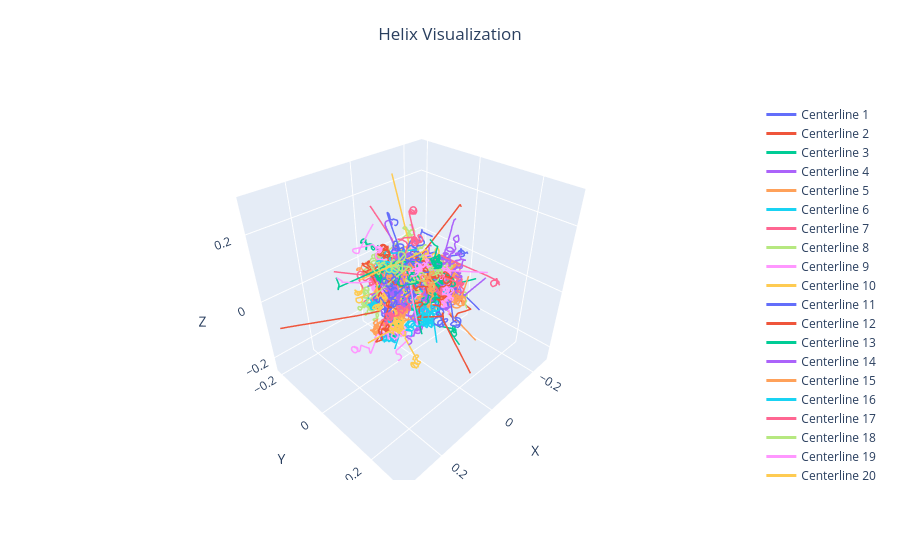

Notebook code cell kept with this figure:
### Markdown cell above
## Visualization with Smaller Ellipse (scaled 1.7), Hair Length L = 0.5, Offset for SDF 0.7

### Code cell
with open("evolved_helices_contacts_bigger.pkl", "rb") as f:
    evolved_helices = pickle.load(f)

helix_params = []
for helix in evolved_helices[:200]:
    r, n = HelixUtil.propagate(helix)
    helix_params.append((r, n))

plot_helix_plotly(helix_params, show_frames=False, frame_scale=0.2)
